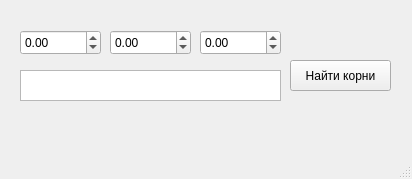
<?xml version="1.0" encoding="UTF-8"?>
<ui version="4.0">
 <class>MainWindow</class>
 <widget class="QMainWindow" name="MainWindow">
  <property name="geometry">
   <rect>
    <x>0</x>
    <y>0</y>
    <width>412</width>
    <height>179</height>
   </rect>
  </property>
  <property name="windowTitle">
   <string>MainWindow</string>
  </property>
  <widget class="QWidget" name="centralwidget">
   <widget class="QPushButton" name="pushButton">
    <property name="geometry">
     <rect>
      <x>290</x>
      <y>60</y>
      <width>101</width>
      <height>31</height>
     </rect>
    </property>
    <property name="text">
     <string>Найти корни</string>
    </property>
   </widget>
   <widget class="QTextEdit" name="textEdit">
    <property name="geometry">
     <rect>
      <x>20</x>
      <y>70</y>
      <width>261</width>
      <height>31</height>
     </rect>
    </property>
   </widget>
   <widget class="QDoubleSpinBox" name="doubleSpinBox">
    <property name="geometry">
     <rect>
      <x>20</x>
      <y>30</y>
      <width>81</width>
      <height>25</height>
     </rect>
    </property>
    <property name="minimum">
     <double>-10000.000000000000000</double>
    </property>
    <property name="maximum">
     <double>10000.000000000000000</double>
    </property>
   </widget>
   <widget class="QDoubleSpinBox" name="doubleSpinBox_2">
    <property name="geometry">
     <rect>
      <x>110</x>
      <y>30</y>
      <width>81</width>
      <height>25</height>
     </rect>
    </property>
    <property name="minimum">
     <double>-10000.000000000000000</double>
    </property>
    <property name="maximum">
     <double>10000.000000000000000</double>
    </property>
   </widget>
   <widget class="QDoubleSpinBox" name="doubleSpinBox_3">
    <property name="geometry">
     <rect>
      <x>200</x>
      <y>30</y>
      <width>81</width>
      <height>25</height>
     </rect>
    </property>
    <property name="minimum">
     <double>-10000.000000000000000</double>
    </property>
    <property name="maximum">
     <double>10000.000000000000000</double>
    </property>
   </widget>
  </widget>
  <widget class="QMenuBar" name="menubar">
   <property name="geometry">
    <rect>
     <x>0</x>
     <y>0</y>
     <width>412</width>
     <height>21</height>
    </rect>
   </property>
  </widget>
  <widget class="QStatusBar" name="statusbar"/>
 </widget>
 <resources/>
 <connections/>
</ui>
